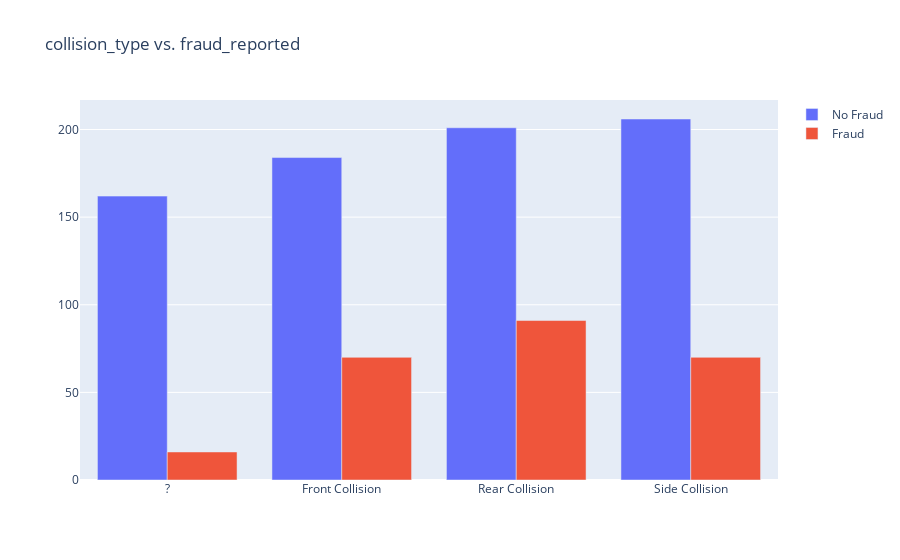

The code cell stored with this chart in its notebook:
### Markdown cell above
Multi-vehicle and Single-vehicle collisions have more numre number of frauds, one of the reason could be that in collision there is a high possibility of more damage to car as well as the passengers.

### Code cell
#Collision_type vs fraud_reported
vis_data(data,"collision_type")

### Figure 1 — Plotly figure (JSON) as saved in the notebook; plotly's stock layout.template omitted (floating-point values rounded to 4 significant figures)
{"data": [{"name": "No Fraud", "type": "bar", "x": ["?", "Front Collision", "Rear Collision", "Side Collision"], "y": [162, 184, 201, 206]}, {"name": "Fraud", "type": "bar", "x": ["?", "Front Collision", "Rear Collision", "Side Collision"], "y": [16, 70, 91, 70]}], "layout": {"barmode": "group", "title": {"text": "collision_type vs. fraud_reported"}}}
